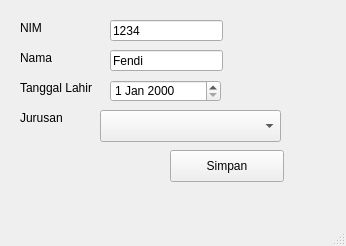
<?xml version="1.0" encoding="UTF-8"?>
<ui version="4.0">
 <class>MainWindow</class>
 <widget class="QMainWindow" name="MainWindow">
  <property name="geometry">
   <rect>
    <x>0</x>
    <y>0</y>
    <width>346</width>
    <height>246</height>
   </rect>
  </property>
  <property name="windowTitle">
   <string>MainWindow</string>
  </property>
  <widget class="QWidget" name="centralwidget">
   <widget class="QLabel" name="label">
    <property name="geometry">
     <rect>
      <x>20</x>
      <y>50</y>
      <width>60</width>
      <height>16</height>
     </rect>
    </property>
    <property name="text">
     <string>Nama</string>
    </property>
   </widget>
   <widget class="QLabel" name="label_2">
    <property name="geometry">
     <rect>
      <x>20</x>
      <y>20</y>
      <width>60</width>
      <height>16</height>
     </rect>
    </property>
    <property name="text">
     <string>NIM</string>
    </property>
   </widget>
   <widget class="QLabel" name="label_3">
    <property name="geometry">
     <rect>
      <x>20</x>
      <y>110</y>
      <width>60</width>
      <height>16</height>
     </rect>
    </property>
    <property name="text">
     <string>Jurusan</string>
    </property>
   </widget>
   <widget class="QLabel" name="label_4">
    <property name="geometry">
     <rect>
      <x>20</x>
      <y>80</y>
      <width>81</width>
      <height>16</height>
     </rect>
    </property>
    <property name="text">
     <string>Tanggal Lahir</string>
    </property>
   </widget>
   <widget class="QLineEdit" name="nimLineEdit">
    <property name="geometry">
     <rect>
      <x>110</x>
      <y>20</y>
      <width>113</width>
      <height>21</height>
     </rect>
    </property>
    <property name="text">
     <string>1234</string>
    </property>
   </widget>
   <widget class="QLineEdit" name="namaLineEdit">
    <property name="geometry">
     <rect>
      <x>110</x>
      <y>50</y>
      <width>113</width>
      <height>21</height>
     </rect>
    </property>
    <property name="text">
     <string>Fendi</string>
    </property>
   </widget>
   <widget class="QDateEdit" name="tanggalLahirDateEdit">
    <property name="geometry">
     <rect>
      <x>110</x>
      <y>80</y>
      <width>111</width>
      <height>22</height>
     </rect>
    </property>
   </widget>
   <widget class="QComboBox" name="jurusanComboBox">
    <property name="geometry">
     <rect>
      <x>100</x>
      <y>110</y>
      <width>181</width>
      <height>32</height>
     </rect>
    </property>
   </widget>
   <widget class="QPushButton" name="simpanPushButton">
    <property name="geometry">
     <rect>
      <x>170</x>
      <y>150</y>
      <width>114</width>
      <height>32</height>
     </rect>
    </property>
    <property name="text">
     <string>Simpan</string>
    </property>
   </widget>
  </widget>
  <widget class="QMenuBar" name="menubar">
   <property name="geometry">
    <rect>
     <x>0</x>
     <y>0</y>
     <width>346</width>
     <height>22</height>
    </rect>
   </property>
  </widget>
  <widget class="QStatusBar" name="statusbar"/>
 </widget>
 <resources/>
 <connections/>
</ui>
